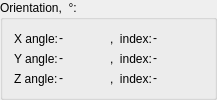
                    <widget class="QGroupBox" name="groupBox_12">
                     <property name="sizePolicy">
                      <sizepolicy hsizetype="Preferred" vsizetype="Fixed">
                       <horstretch>0</horstretch>
                       <verstretch>0</verstretch>
                      </sizepolicy>
                     </property>
                     <property name="minimumSize">
                      <size>
                       <width>0</width>
                       <height>80</height>
                      </size>
                     </property>
                     <property name="maximumSize">
                      <size>
                       <width>180</width>
                       <height>16777215</height>
                      </size>
                     </property>
                     <property name="title">
                      <string>Orientation,  °:</string>
                     </property>
                     <layout class="QVBoxLayout" name="verticalLayout_22">
                      <property name="spacing">
                       <number>5</number>
                      </property>
                      <item>
                       <layout class="QHBoxLayout" name="horizontalLayout_81">
                        <property name="spacing">
                         <number>1</number>
                        </property>
                        <item>
                         <widget class="QLabel" name="label_30">
                          <property name="sizePolicy">
                           <sizepolicy hsizetype="Preferred" vsizetype="Preferred">
                            <horstretch>0</horstretch>
                            <verstretch>0</verstretch>
                           </sizepolicy>
                          </property>
                          <property name="font">
                           <font>
                            <weight>50</weight>
                            <bold>false</bold>
                           </font>
                          </property>
                          <property name="toolTip">
                           <string extracomment="in radians"/>
                          </property>
                          <property name="statusTip">
                           <string comment="in radians" extracomment="in radians"/>
                          </property>
                          <property name="whatsThis">
                           <string comment="in radians" extracomment="in radians"/>
                          </property>
                          <property name="accessibleDescription">
                           <string comment="in radians" extracomment="in radians"/>
                          </property>
                          <property name="text">
                           <string>X angle:</string>
                          </property>
                         </widget>
                        </item>
                        <item>
                         <widget class="QLabel" name="lb_rotX">
                          <property name="sizePolicy">
                           <sizepolicy hsizetype="Fixed" vsizetype="Preferred">
                            <horstretch>0</horstretch>
                            <verstretch>0</verstretch>
                           </sizepolicy>
                          </property>
                          <property name="minimumSize">
                           <size>
                            <width>50</width>
                            <height>0</height>
                           </size>
                          </property>
                          <property name="maximumSize">
                           <size>
                            <width>50</width>
                            <height>16777215</height>
                           </size>
                          </property>
                          <property name="font">
                           <font>
                            <weight>50</weight>
                            <bold>false</bold>
                           </font>
                          </property>
                          <property name="toolTip">
                           <string extracomment="in radians"/>
                          </property>
                          <property name="whatsThis">
                           <string extracomment="in radians"/>
                          </property>
                          <property name="text">
                           <string>-</string>
                          </property>
                          <property name="textInteractionFlags">
                           <set>Qt::LinksAccessibleByMouse|Qt::TextSelectableByKeyboard|Qt::TextSelectableByMouse</set>
                          </property>
                         </widget>
                        </item>
                        <item>
                         <widget class="QLabel" name="label_29">
                          <property name="sizePolicy">
                           <sizepolicy hsizetype="Preferred" vsizetype="Preferred">
                            <horstretch>0</horstretch>
                            <verstretch>0</verstretch>
                           </sizepolicy>
                          </property>
                          <property name="font">
                           <font>
                            <weight>50</weight>
                            <bold>false</bold>
                           </font>
                          </property>
                          <property name="text">
                           <string>,  index:</string>
                          </property>
                         </widget>
                        </item>
                        <item>
                         <widget class="QLabel" name="lb_rendX">
                          <property name="sizePolicy">
                           <sizepolicy hsizetype="Fixed" vsizetype="Preferred">
                            <horstretch>0</horstretch>
                            <verstretch>0</verstretch>
                           </sizepolicy>
                          </property>
                          <property name="minimumSize">
                           <size>
                            <width>50</width>
                            <height>0</height>
                           </size>
                          </property>
                          <property name="sizeIncrement">
                           <size>
                            <width>50</width>
                            <height>0</height>
                           </size>
                          </property>
                          <property name="font">
                           <font>
                            <weight>50</weight>
                            <bold>false</bold>
                           </font>
                          </property>
                          <property name="text">
                           <string>-</string>
                          </property>
                          <property name="textInteractionFlags">
                           <set>Qt::LinksAccessibleByMouse|Qt::TextSelectableByKeyboard|Qt::TextSelectableByMouse</set>
                          </property>
                         </widget>
                        </item>
                       </layout>
                      </item>
                      <item>
                       <layout class="QHBoxLayout" name="horizontalLayout_75">
                        <property name="spacing">
                         <number>1</number>
                        </property>
                        <item>
                         <widget class="QLabel" name="label_32">
                          <property name="sizePolicy">
                           <sizepolicy hsizetype="Preferred" vsizetype="Preferred">
                            <horstretch>0</horstretch>
                            <verstretch>0</verstretch>
                           </sizepolicy>
                          </property>
                          <property name="font">
                           <font>
                            <weight>50</weight>
                            <bold>false</bold>
                           </font>
                          </property>
                          <property name="toolTip">
                           <string extracomment="in radians"/>
                          </property>
                          <property name="whatsThis">
                           <string extracomment="in radians"/>
                          </property>
                          <property name="text">
                           <string>Y angle:</string>
                          </property>
                         </widget>
                        </item>
                        <item>
                         <widget class="QLabel" name="lb_rotY">
                          <property name="sizePolicy">
                           <sizepolicy hsizetype="Fixed" vsizetype="Preferred">
                            <horstretch>0</horstretch>
                            <verstretch>0</verstretch>
                           </sizepolicy>
                          </property>
                          <property name="minimumSize">
                           <size>
                            <width>50</width>
                            <height>0</height>
                           </size>
                          </property>
                          <property name="maximumSize">
                           <size>
                            <width>50</width>
                            <height>16777215</height>
                           </size>
                          </property>
                          <property name="font">
                           <font>
                            <weight>50</weight>
                            <bold>false</bold>
                           </font>
                          </property>
                          <property name="toolTip">
                           <string extracomment="in radians"/>
                          </property>
                          <property name="whatsThis">
                           <string extracomment="in radians"/>
                          </property>
                          <property name="text">
                           <string>-</string>
                          </property>
                          <property name="textInteractionFlags">
                           <set>Qt::LinksAccessibleByMouse|Qt::TextSelectableByKeyboard|Qt::TextSelectableByMouse</set>
                          </property>
                         </widget>
                        </item>
                        <item>
                         <widget class="QLabel" name="label_31">
                          <property name="sizePolicy">
                           <sizepolicy hsizetype="Preferred" vsizetype="Preferred">
                            <horstretch>0</horstretch>
                            <verstretch>0</verstretch>
                           </sizepolicy>
                          </property>
                          <property name="font">
                           <font>
                            <weight>50</weight>
                            <bold>false</bold>
                           </font>
                          </property>
                          <property name="text">
                           <string>,  index:</string>
                          </property>
                         </widget>
                        </item>
                        <item>
                         <widget class="QLabel" name="lb_rendY">
                          <property name="sizePolicy">
                           <sizepolicy hsizetype="Fixed" vsizetype="Preferred">
                            <horstretch>0</horstretch>
                            <verstretch>0</verstretch>
                           </sizepolicy>
                          </property>
                          <property name="minimumSize">
                           <size>
                            <width>50</width>
                            <height>0</height>
                           </size>
                          </property>
                          <property name="sizeIncrement">
                           <size>
                            <width>50</width>
                            <height>0</height>
                           </size>
                          </property>
                          <property name="font">
                           <font>
                            <weight>50</weight>
                            <bold>false</bold>
                           </font>
                          </property>
                          <property name="text">
                           <string>-</string>
                          </property>
                          <property name="textInteractionFlags">
                           <set>Qt::LinksAccessibleByMouse|Qt::TextSelectableByKeyboard|Qt::TextSelectableByMouse</set>
                          </property>
                         </widget>
                        </item>
                       </layout>
                      </item>
                      <item>
                       <layout class="QHBoxLayout" name="horizontalLayout_54">
                        <property name="spacing">
                         <number>1</number>
                        </property>
                        <item>
                         <widget class="QLabel" name="label_36">
                          <property name="sizePolicy">
                           <sizepolicy hsizetype="Preferred" vsizetype="Preferred">
                            <horstretch>0</horstretch>
                            <verstretch>0</verstretch>
                           </sizepolicy>
                          </property>
                          <property name="font">
                           <font>
                            <weight>50</weight>
                            <bold>false</bold>
                           </font>
                          </property>
                          <property name="toolTip">
                           <string extracomment="in radians"/>
                          </property>
                          <property name="whatsThis">
                           <string extracomment="in radians"/>
                          </property>
                          <property name="text">
                           <string>Z angle:</string>
                          </property>
                         </widget>
                        </item>
                        <item>
                         <widget class="QLabel" name="lb_rotZ">
                          <property name="sizePolicy">
                           <sizepolicy hsizetype="Fixed" vsizetype="Preferred">
                            <horstretch>0</horstretch>
                            <verstretch>0</verstretch>
                           </sizepolicy>
                          </property>
                          <property name="minimumSize">
                           <size>
                            <width>50</width>
                            <height>0</height>
                           </size>
                          </property>
                          <property name="maximumSize">
                           <size>
                            <width>50</width>
                            <height>16777215</height>
                           </size>
                          </property>
                          <property name="font">
                           <font>
                            <weight>50</weight>
                            <bold>false</bold>
                           </font>
                          </property>
                          <property name="toolTip">
                           <string extracomment="in radians"/>
                          </property>
                          <property name="whatsThis">
                           <string extracomment="in radians"/>
                          </property>
                          <property name="text">
                           <string>-</string>
                          </property>
                          <property name="textInteractionFlags">
                           <set>Qt::LinksAccessibleByMouse|Qt::TextSelectableByKeyboard|Qt::TextSelectableByMouse</set>
                          </property>
                         </widget>
                        </item>
                        <item>
                         <widget class="QLabel" name="label_51">
                          <property name="sizePolicy">
                           <sizepolicy hsizetype="Preferred" vsizetype="Preferred">
                            <horstretch>0</horstretch>
                            <verstretch>0</verstretch>
                           </sizepolicy>
                          </property>
                          <property name="font">
                           <font>
                            <weight>50</weight>
                            <bold>false</bold>
                           </font>
                          </property>
                          <property name="text">
                           <string>,  index:</string>
                          </property>
                         </widget>
                        </item>
                        <item>
                         <widget class="QLabel" name="lb_rendZ">
                          <property name="sizePolicy">
                           <sizepolicy hsizetype="Fixed" vsizetype="Preferred">
                            <horstretch>0</horstretch>
                            <verstretch>0</verstretch>
                           </sizepolicy>
                          </property>
                          <property name="minimumSize">
                           <size>
                            <width>50</width>
                            <height>0</height>
                           </size>
                          </property>
                          <property name="sizeIncrement">
                           <size>
                            <width>50</width>
                            <height>0</height>
                           </size>
                          </property>
                          <property name="font">
                           <font>
                            <weight>50</weight>
                            <bold>false</bold>
                           </font>
                          </property>
                          <property name="text">
                           <string>-</string>
                          </property>
                          <property name="textInteractionFlags">
                           <set>Qt::LinksAccessibleByMouse|Qt::TextSelectableByKeyboard|Qt::TextSelectableByMouse</set>
                          </property>
                         </widget>
                        </item>
                       </layout>
                      </item>
                     </layout>
                    </widget>
